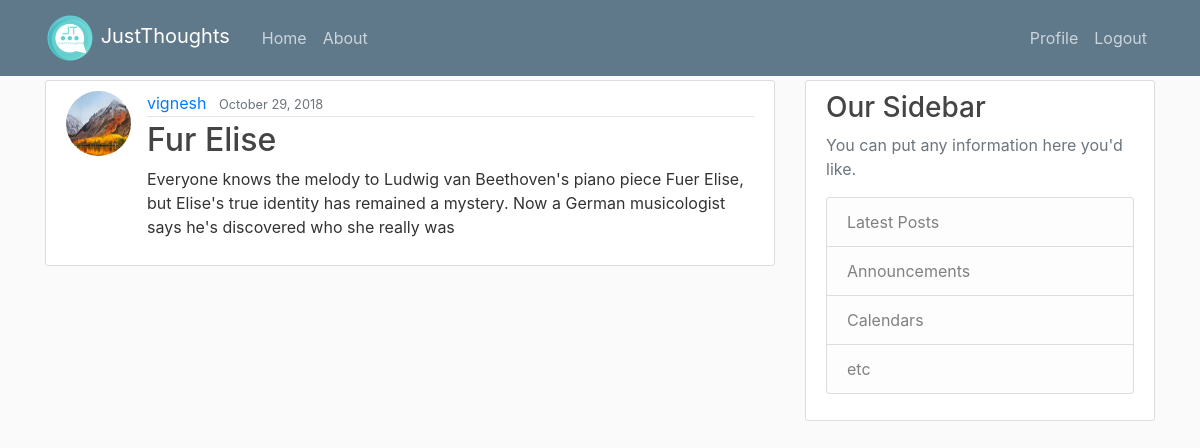
Page /post/2/ (signed in) on the committed database.
### blog/models.py (models this page shows, shortened)
class Post(models.Model):
    title = models.CharField(max_length=120)
    content = models.TextField()
    date_posted = models.DateTimeField(default=timezone.now)
    author = models.ForeignKey(User,on_delete=models.CASCADE)

### users/models.py (models this page shows, shortened)
class Profile(models.Model): # extending the default User model by django
    user = models.OneToOneField(User,on_delete=models.CASCADE)
    image = models.ImageField(default='default.jpg',upload_to='profile_pics')

### blog/views.py (the view)
# urls.py: path('post/<int:pk>/',PostDetailView.as_view(),name='blog-post-detail'),
class PostDetailView(DetailView):
    model = Post

### blog/templates/blog/post_detail.html
{% extends 'blog/base.html' %}
{% load static %}
{% block content %}
{% if user.is_authenticated %}
<article class="media content-section">
  <img class="rounded-circle article-img" src="{{ object.author.profile.image.url }}">
  <div class="media-body">
    <div class="article-metadata">
      <a class="mr-2" href="#">{{ object.author }}</a>
      <small class="text-muted">{{ object.date_posted|date:"F d, Y" }}</small>
    </div>
    <h2 class="article-title">{{ object.title }}</h2>
    <p class="article-content">{{ object.content }}</p>
  </div>
</article>
{% else %}
<h1>JustThoughts</h1>
<img src="{% static 'blog/just_thoughts_logo.png' %}">
<p><h4><a href="{% url 'users_login' %}">Login</a> To View Posts </h4></p>
{% endif %}
{% endblock %}

### blog/static/blog/main.css (style rules this page uses)
body { background: #fafafa; color: #333333; margin-top: 5rem; }
h1, h2, h3, h4, h5, h6 { color: #444444; }
.content-section { background: #ffffff; padding: 10px 20px; border: 1px solid #dddddd; border-radius: 3px; margin-bottom: 20px; }
.article-title { color: #444444; }
.article-content { white-space: pre-line; }
.article-img { height: 65px; width: 65px; margin-right: 16px; }
.article-metadata { padding-bottom: 1px; margin-bottom: 4px; border-bottom: 1px solid #e3e3e3 }

### rows in the picture
Post: author.profile.image (picture), author "vignesh", date_posted "October 29, 2018", title "Fur Elise", content "Everyone knows the melody to Ludwig van Beethoven's piano piece Fuer Elise, but Elise's true identity has remained a mystery. Now a German musicologist says he's discovered who she really was"
